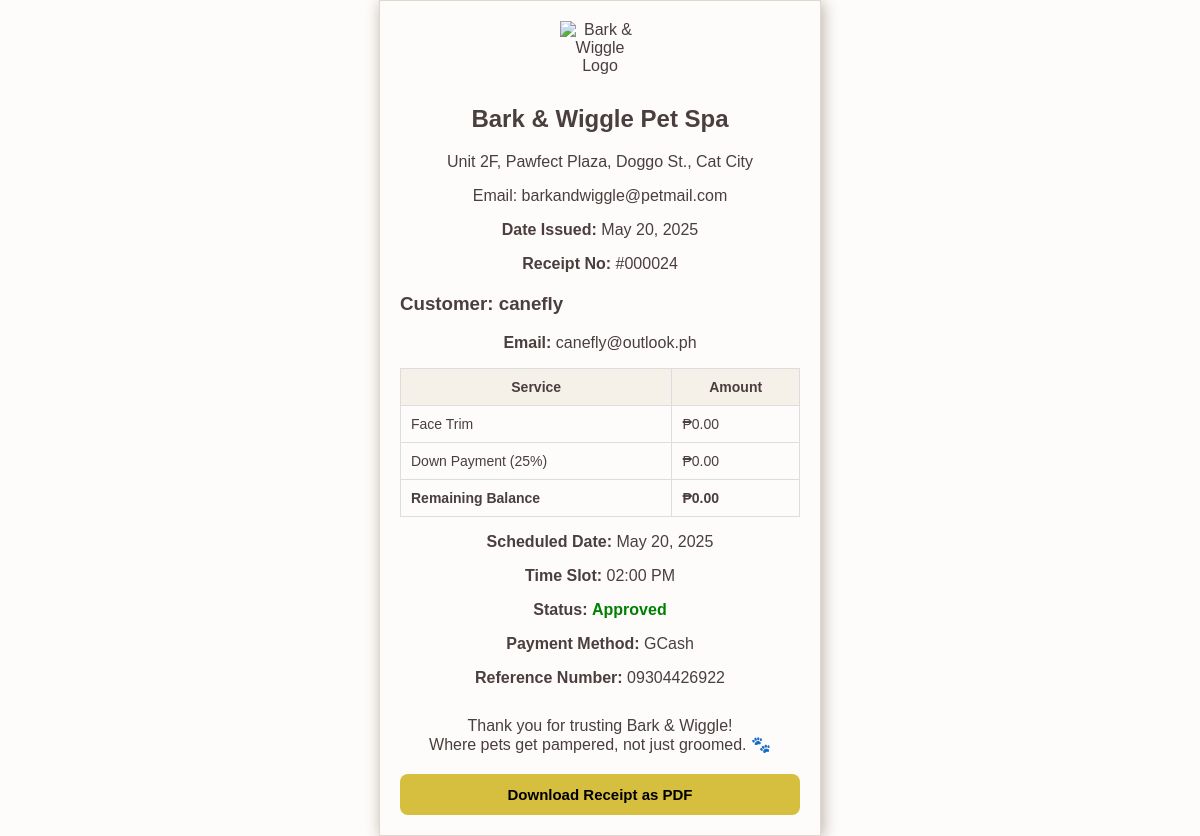
Screenshot of /user/user-receipt.php?booking_id=24 (signed in) with the database file from the repository.
### tables this page shows
CREATE TABLE `bookings` (
  `id` int(11) NOT NULL,
  `service_name` varchar(255) NOT NULL,
  `service_price` decimal(10,2) NOT NULL,
  `name` varchar(255) NOT NULL,
  `email` varchar(255) NOT NULL,
  `booking_time` varchar(20) NOT NULL,
  `created_at` timestamp NOT NULL DEFAULT current_timestamp(),
  `date` date DEFAULT NULL,
  `status` enum('pending','completed','canceled','approved') DEFAULT 'pending',
  `payment_method` varchar(50) DEFAULT NULL,
  `payment_number` varchar(20) DEFAULT NULL,
  `balance` decimal(10,2) NOT NULL DEFAULT 0.00
);

### user/user-receipt.php (the view, shortened to what this page needs)
<?php
include_once '../db.php';
$bookingId = intval($_GET['booking_id']);
$userEmail = $_SESSION['email'];
$query = "
    SELECT id, service_name, service_price, name, email, booking_time, created_at, date, status,
           payment_method, payment_number, COALESCE(balance, service_price * 0.75) AS balance
    FROM bookings
    WHERE id = ? AND email = ?
";
$stmt = mysqli_prepare($conn, $query);
mysqli_stmt_bind_param($stmt, "is", $bookingId, $userEmail);
mysqli_stmt_execute($stmt);
$result = mysqli_stmt_get_result($stmt);
$booking = mysqli_fetch_assoc($result);
?>
<!DOCTYPE html>
<html lang="en">
<head>
</head>
<body>
    <div class="receipt-header">
        <img src="../img/logo.png" alt="Bark & Wiggle Logo">
        <h2>Bark & Wiggle Pet Spa</h2>
        <p>Unit 2F, Pawfect Plaza, Doggo St., Cat City</p>
        <p>Email: barkandwiggle@petmail.com</p>
        <p><strong>Date Issued:</strong> <?php echo date("F j, Y", strtotime($booking['created_at'])); ?></p>
        <p><strong>Receipt No:</strong> #<?php echo str_pad($booking['id'], 6, "0", STR_PAD_LEFT); ?></p>
    </div>
    <h3>Customer: <?php echo htmlspecialchars($booking['name']); ?></h3>
    <p><strong>Email:</strong> <?php echo htmlspecialchars($booking['email']); ?></p>
    <table>
        <tr>
            <th>Service</th>
            <th>Amount</th>
        </tr>
        <tr>
            <td><?php echo htmlspecialchars($booking['service_name']); ?></td>
            <td>₱<?php echo number_format($booking['service_price'], 2); ?></td>
        </tr>
        <tr>
            <td>Down Payment (25%)</td>
            <td>₱<?php echo number_format($booking['service_price'] * 0.25, 2); ?></td>
        </tr>
        <tr>
            <td><strong>Remaining Balance</strong></td>
            <td><strong>₱<?php echo number_format($booking['balance'], 2); ?></strong></td>
        </tr>
    </table>
    <p><strong>Scheduled Date:</strong> <?php echo date("F j, Y", strtotime($booking['date'])); ?></p>
    <p><strong>Time Slot:</strong> <?php echo date("h:i A", strtotime($booking['booking_time'])); ?></p>
    <p><strong>Status:</strong>
        <span class="status-<?php echo strtolower($booking['status']); ?>">
            <?php echo ucfirst($booking['status']); ?>
        </span>
    </p>
    <p><strong>Payment Method:</strong> <?php echo htmlspecialchars($booking['payment_method']); ?></p>
    <p><strong>Reference Number:</strong> <?php echo htmlspecialchars($booking['payment_number']); ?></p>
    <p style="text-align:center; margin-top: 30px;">Thank you for trusting Bark & Wiggle!<br>Where pets get pampered, not just groomed. 🐾</p>
    <button id="download-btn" class="download-btn">Download Receipt as PDF</button>
</body>
</html>

### user/user-receipt.php (style rules this page uses)
body { font-family: 'Poppins', sans-serif; max-width: 400px; margin: auto; padding: 20px; border: 1px solid #e0d8cd; box-shadow: 2px 2px 15px #b9b0a3; background-color: #fefcfb; color: #4a3e3e; }
h2, p { text-align: center; }
.receipt-header { text-align: center; margin-bottom: 20px; }
.receipt-header img { max-width: 80px; margin-bottom: 10px; }
table { width: 100%; border-collapse: collapse; margin-top: 10px; }
th, td { border: 1px solid #ddd; padding: 10px; font-size: 14px; }
th { background-color: #f5f0e8; }
.status-approved { color: green; font-weight: bold; }
.download-btn { display: block; width: 100%; text-align: center; background: #D6BE3E; color: #000; padding: 12px; margin-top: 20px; border: none; border-radius: 8px; font-weight: bold; cursor: pointer; font-size: 15px; }

### rows the page displays
bookings: created_at "May 20, 2025", id "000024", name "canefly", email "canefly@outlook.ph", service_name "Face Trim", service_price "0.00", $booking['service_price']*0.25 "0.00", date "May 20, 2025", booking_time "02:00 PM", status "Approved", payment_method "GCash", payment_number "09304426922"

### other values shown
$booking['balance'] "0.00"
